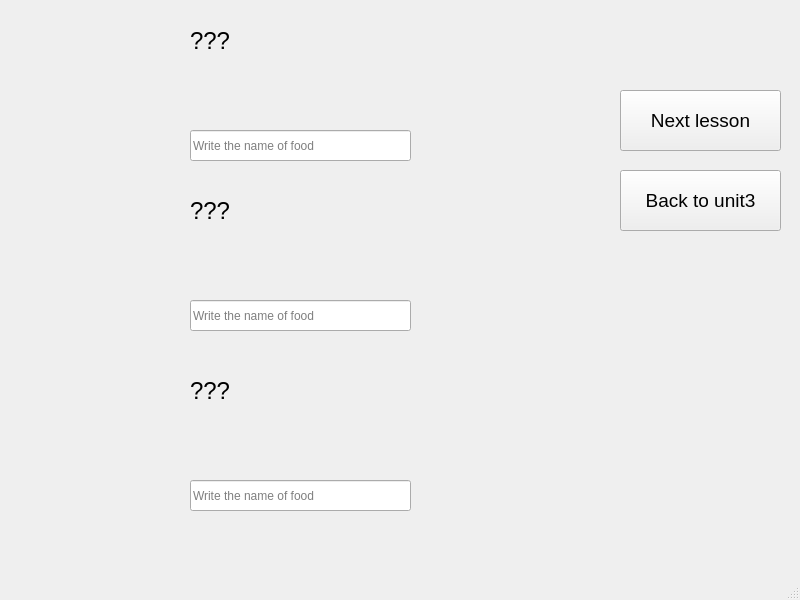
<?xml version="1.0" encoding="UTF-8"?>
<ui version="4.0">
 <class>MainWindow</class>
 <widget class="QMainWindow" name="MainWindow">
  <property name="geometry">
   <rect>
    <x>0</x>
    <y>0</y>
    <width>800</width>
    <height>600</height>
   </rect>
  </property>
  <property name="windowTitle">
   <string>MainWindow</string>
  </property>
  <widget class="QWidget" name="centralwidget">
   <widget class="QLineEdit" name="lineEdit">
    <property name="geometry">
     <rect>
      <x>190</x>
      <y>130</y>
      <width>221</width>
      <height>31</height>
     </rect>
    </property>
    <property name="placeholderText">
     <string>Write the name of food</string>
    </property>
   </widget>
   <widget class="QLabel" name="label_2">
    <property name="geometry">
     <rect>
      <x>10</x>
      <y>190</y>
      <width>161</width>
      <height>141</height>
     </rect>
    </property>
    <property name="text">
     <string/>
    </property>
    <property name="pixmap">
     <pixmap>../PTI picture SPCK/rice.jpg</pixmap>
    </property>
    <property name="scaledContents">
     <bool>true</bool>
    </property>
   </widget>
   <widget class="QLabel" name="label_5">
    <property name="geometry">
     <rect>
      <x>190</x>
      <y>10</y>
      <width>191</width>
      <height>61</height>
     </rect>
    </property>
    <property name="font">
     <font>
      <pointsize>18</pointsize>
     </font>
    </property>
    <property name="text">
     <string>???</string>
    </property>
   </widget>
   <widget class="QLineEdit" name="lineEdit_2">
    <property name="geometry">
     <rect>
      <x>190</x>
      <y>300</y>
      <width>221</width>
      <height>31</height>
     </rect>
    </property>
    <property name="placeholderText">
     <string>Write the name of food</string>
    </property>
   </widget>
   <widget class="QLabel" name="label">
    <property name="geometry">
     <rect>
      <x>10</x>
      <y>20</y>
      <width>161</width>
      <height>141</height>
     </rect>
    </property>
    <property name="text">
     <string/>
    </property>
    <property name="pixmap">
     <pixmap>../PTI picture SPCK/fish.webp</pixmap>
    </property>
    <property name="scaledContents">
     <bool>true</bool>
    </property>
   </widget>
   <widget class="QLineEdit" name="lineEdit_3">
    <property name="geometry">
     <rect>
      <x>190</x>
      <y>480</y>
      <width>221</width>
      <height>31</height>
     </rect>
    </property>
    <property name="placeholderText">
     <string>Write the name of food</string>
    </property>
   </widget>
   <widget class="QLabel" name="label_7">
    <property name="geometry">
     <rect>
      <x>190</x>
      <y>360</y>
      <width>191</width>
      <height>61</height>
     </rect>
    </property>
    <property name="font">
     <font>
      <pointsize>18</pointsize>
     </font>
    </property>
    <property name="text">
     <string>???</string>
    </property>
   </widget>
   <widget class="QLabel" name="label_3">
    <property name="geometry">
     <rect>
      <x>10</x>
      <y>370</y>
      <width>161</width>
      <height>141</height>
     </rect>
    </property>
    <property name="text">
     <string/>
    </property>
    <property name="pixmap">
     <pixmap>../PTI picture SPCK/soup.webp</pixmap>
    </property>
    <property name="scaledContents">
     <bool>true</bool>
    </property>
   </widget>
   <widget class="QLabel" name="label_6">
    <property name="geometry">
     <rect>
      <x>190</x>
      <y>180</y>
      <width>191</width>
      <height>61</height>
     </rect>
    </property>
    <property name="font">
     <font>
      <pointsize>18</pointsize>
     </font>
    </property>
    <property name="text">
     <string>???</string>
    </property>
   </widget>
   <widget class="QPushButton" name="pushButton_5">
    <property name="geometry">
     <rect>
      <x>620</x>
      <y>170</y>
      <width>161</width>
      <height>61</height>
     </rect>
    </property>
    <property name="font">
     <font>
      <pointsize>14</pointsize>
     </font>
    </property>
    <property name="text">
     <string>Back to unit3</string>
    </property>
   </widget>
   <widget class="QPushButton" name="pushButton_7">
    <property name="geometry">
     <rect>
      <x>620</x>
      <y>90</y>
      <width>161</width>
      <height>61</height>
     </rect>
    </property>
    <property name="font">
     <font>
      <pointsize>14</pointsize>
     </font>
    </property>
    <property name="text">
     <string>Next lesson</string>
    </property>
   </widget>
  </widget>
  <widget class="QMenuBar" name="menubar">
   <property name="geometry">
    <rect>
     <x>0</x>
     <y>0</y>
     <width>800</width>
     <height>26</height>
    </rect>
   </property>
  </widget>
  <widget class="QStatusBar" name="statusbar"/>
 </widget>
 <resources/>
 <connections/>
</ui>
